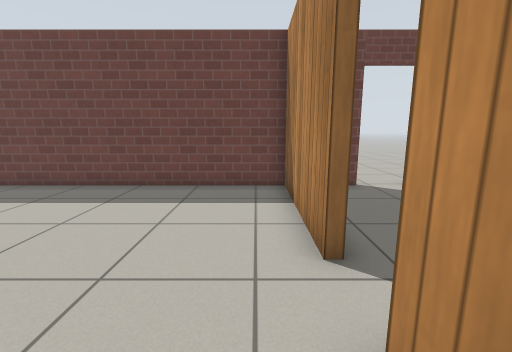
View 1 (above)

17 first-person views from a walk through a Gazebo world. The camera is 0.94 m above the floor, tilts 10° down and sees 90° across. The floor is counted in squares, 0.5 m on a side. Each view is taken from the middle of a square. On the plan, view 1 faces up. The plan holds only what a view shows up to about 15 squares ahead; the rest is blank. Simple patterns stand in for the simulator's built-in surfaces.

View 2
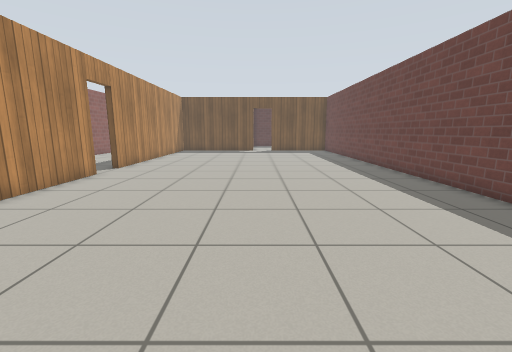

View 3
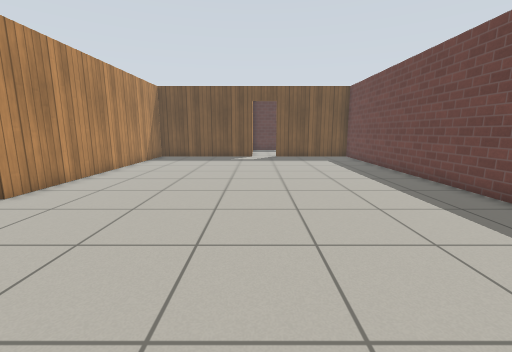

View 4
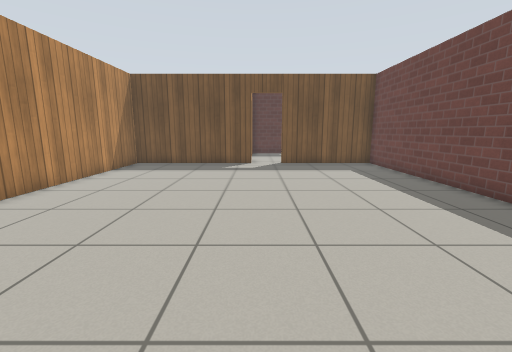

View 5
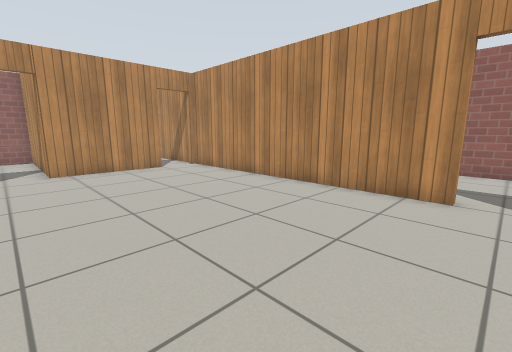

View 6
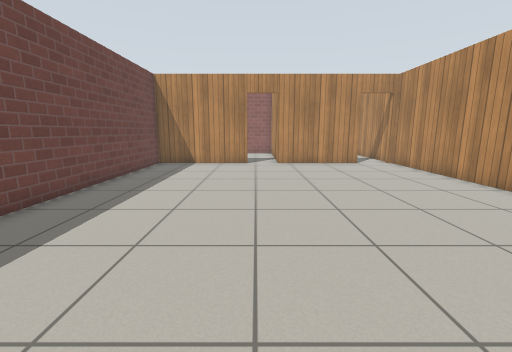

View 7
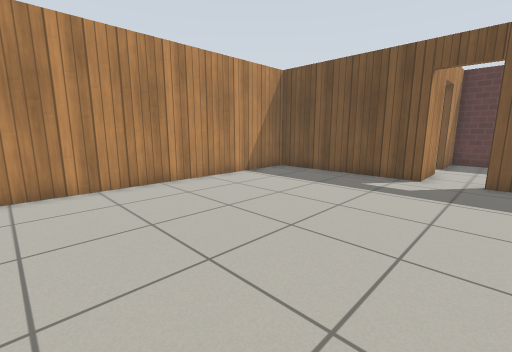

View 8
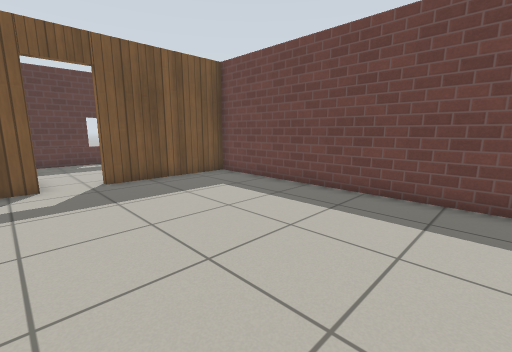

View 9
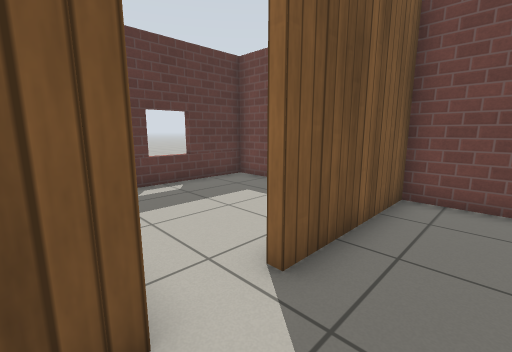

View 10
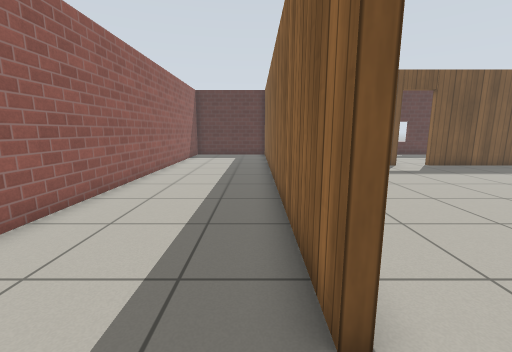

View 11
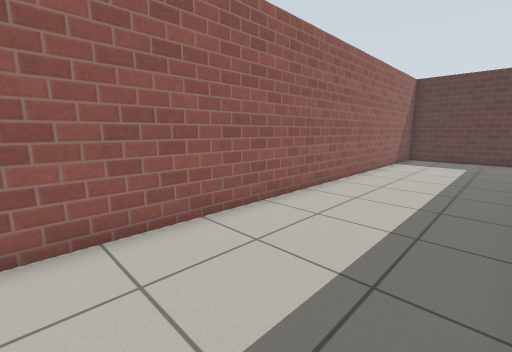

View 12
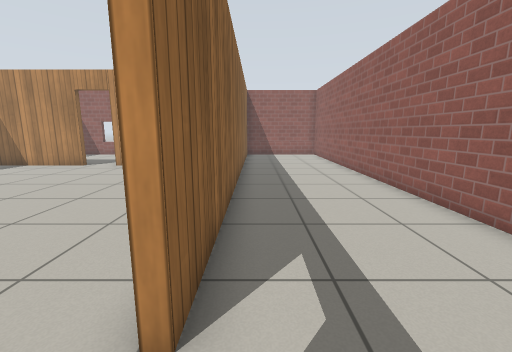

View 13
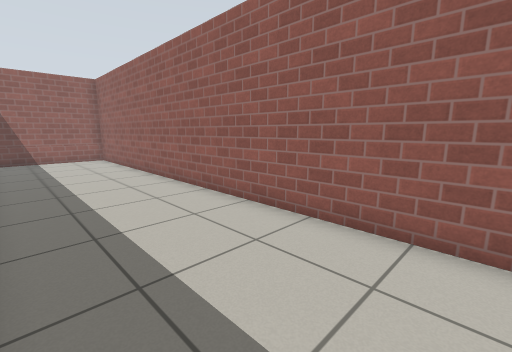

View 14
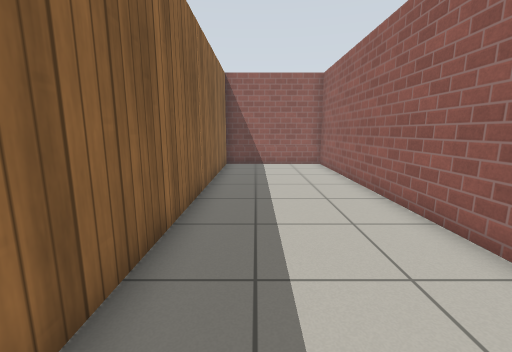

View 15
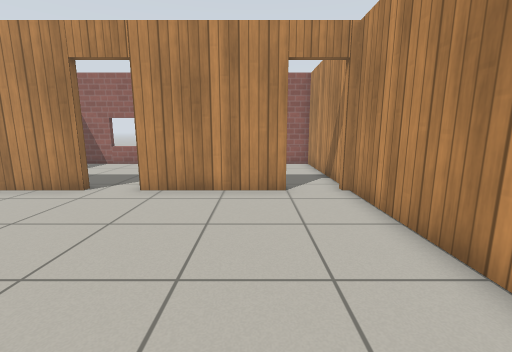

View 16
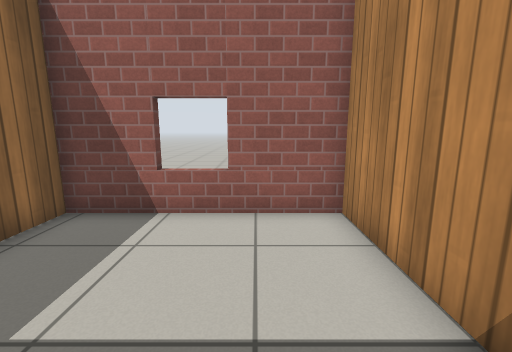

View 17
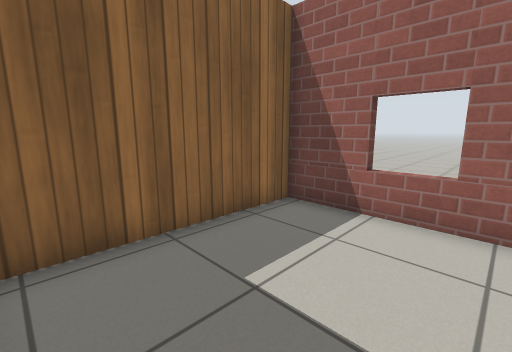

### Floor plan
Points are (right, up) in squares from view 1. A wall is a line through its corners. A room is listed if a view was taken in it or the views show most of it. See-through windows are left out.
Room 1 (views 1, 2, 3, 4, 5, 6, 7, 8, 9, 15)
walls: (-11.1, -5) (1, -5); (-25, 1.7) (-25, -5) (-12.9, -5); (1, 3.4) (1, 8.7) (-25, 8.7) (-25, 3.5); (1, -3) (1, 1.7)
ways out: open door at (-12, -5) to room 2; open door at (1, -3.5) to room 3; open door at (-25, 2.5) to room 4; open door at (1, 2.5) to room 5
Room 2 (views 10, 11, 12, 13, 14)
walls: (-12.9, -5.3) (-26.2, -5.3); (-30.2, -10.7) (7.7, -10.7) (7.7, -5.3) (-11.1, -5.3); (-31.7, -5.9) (-31.7, -9.2)
ways out: open door at (-12, -5) to room 1
Room 3 (views 16, 17)
walls: (1.6, -5) (7.7, -5) (7.7, 1.4) (1.8, 1.4)
ways out: open door at (1, -3.5) to room 1
Room 4 (no view inside)
walls: (-30, 8.7) (-31.7, 8.7) (-31.7, 1.7) (-29.2, 1.7); (-27.5, 1.7) (-25, 1.7)
ways out: open door at (-25, 2.5) to room 1; open door at (-28.5, 1.5)
Room 5 (no view inside)
walls: (7.7, 4.7) (7.7, 7.7); (1, 1.7) (7.7, 1.7) (7.7, 3.1)
ways out: open door at (1, 2.5) to room 1; open door at (4.5, 9)

Positions as (right, up) in squares from view 1, and headings:
1: (0, 0), facing up
2: (0, 2), facing left
3: (-6, 2), facing left
4: (-10, 2), facing left
5: (-12, 3), facing down-right
6: (-14, 3), facing right
7: (-14, 4), facing down-left
8: (-15, 1), facing up-left
9: (-23, 1), facing up-left
10: (-11, -6), facing left
11: (-13, -6), facing down-left
12: (-13, -6), facing right
13: (-11, -6), facing down-right
14: (-7, -7), facing right
15: (-7, -2), facing right
16: (2, -3), facing right
17: (2, -3), facing up-right
